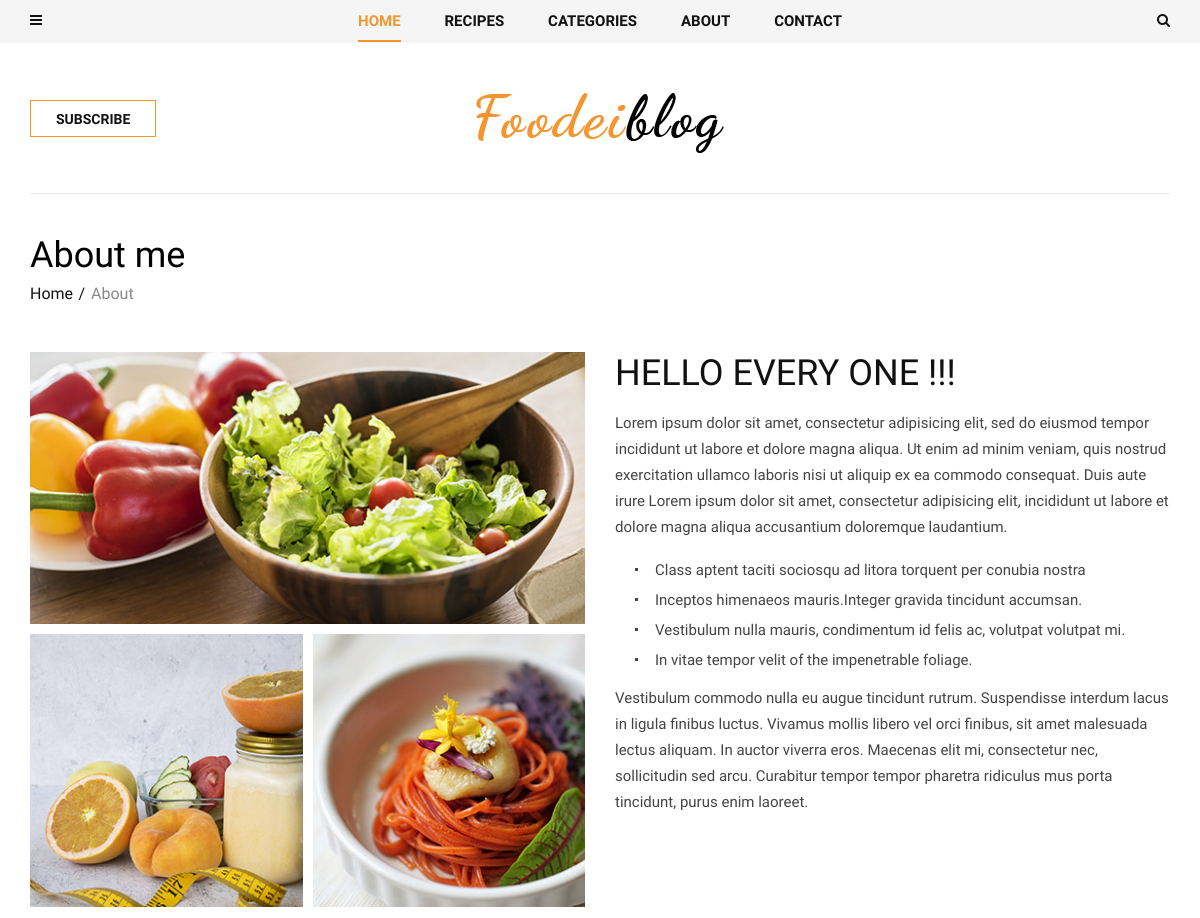
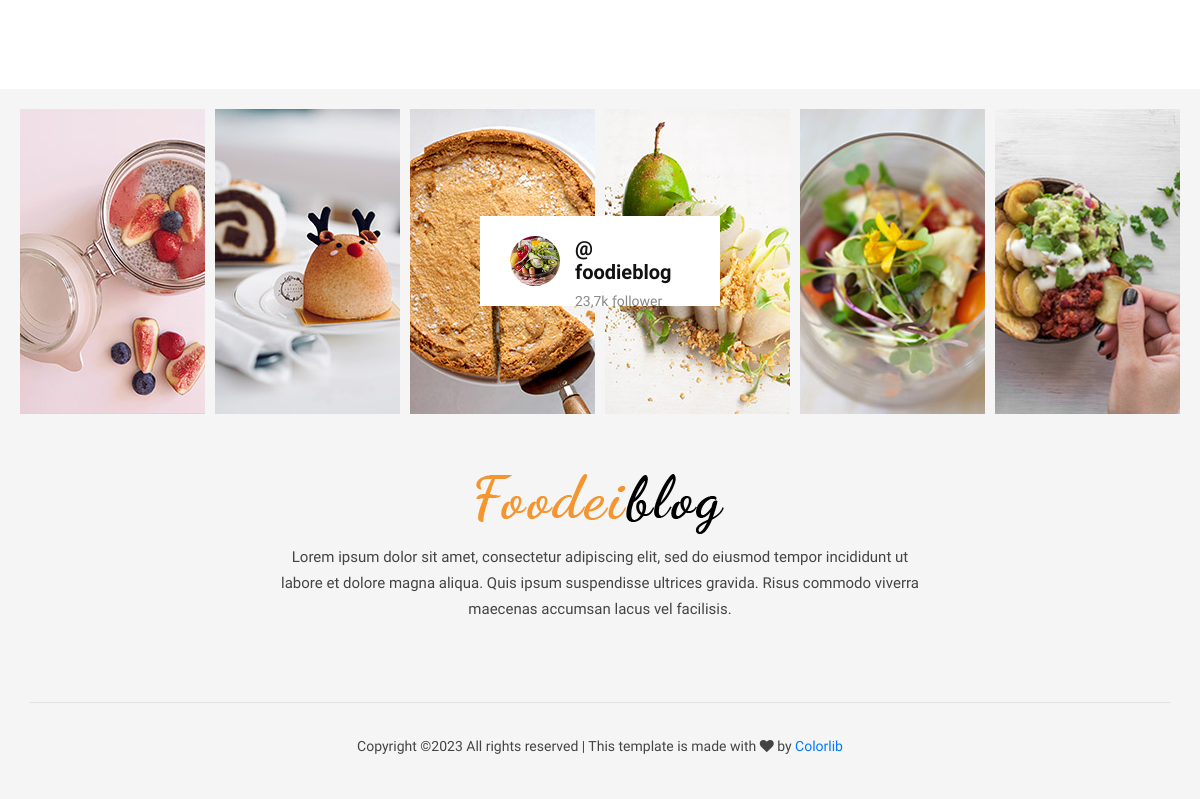
Page /about/ on the earlier database version (2 pictures, top to bottom).
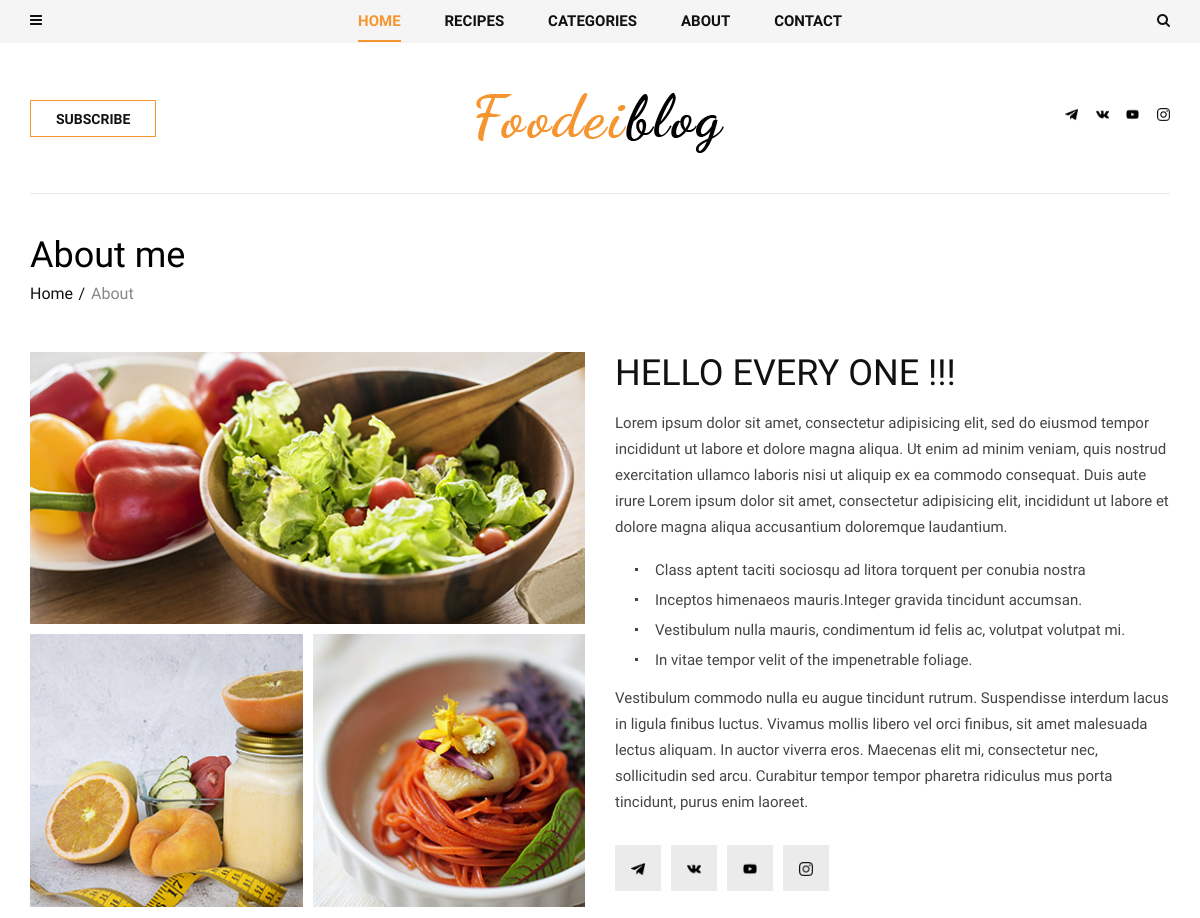
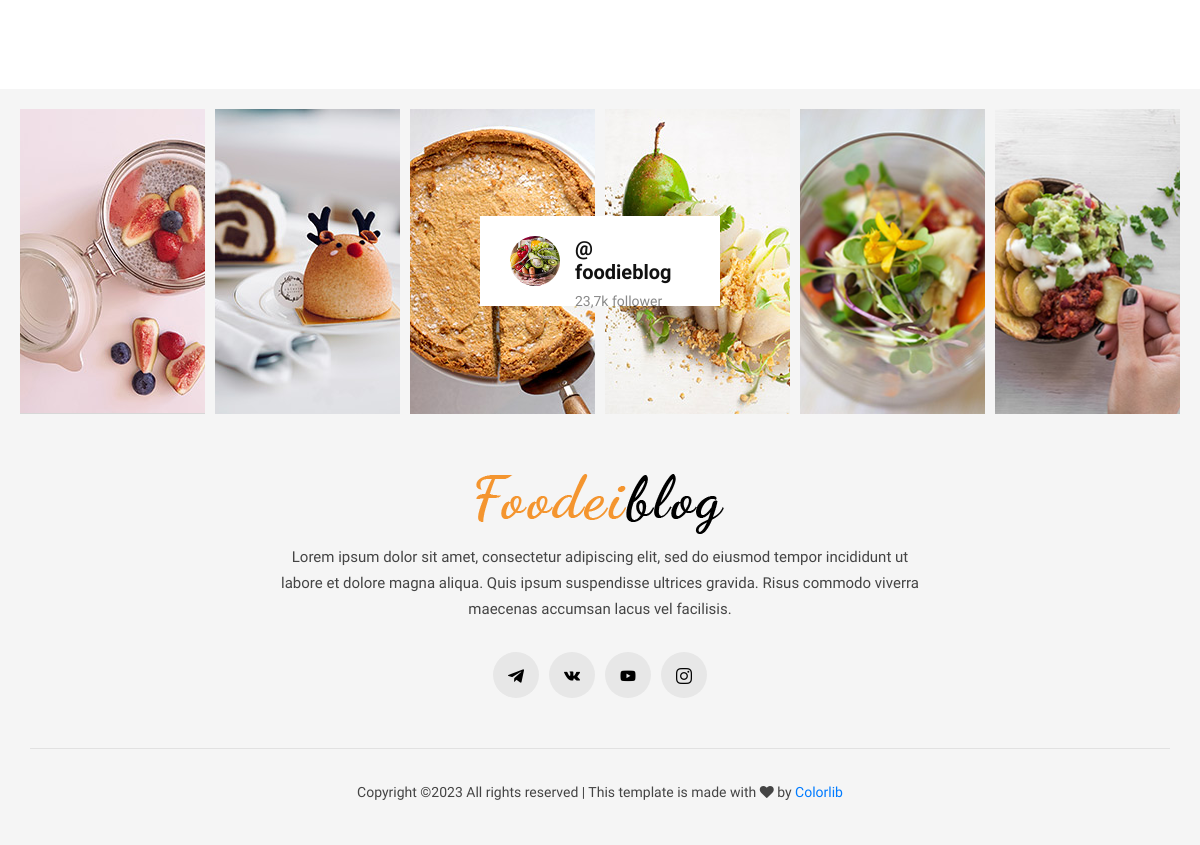
Same page on the later database version (2 pictures, top to bottom).
### contact/models.py (models this page shows)
class About(models.Model):
    title = models.CharField(max_length=200)
    text = RichTextField()
    mini_text = RichTextField()

class ImageAbout(models.Model):
    image = models.ImageField(upload_to='about/')
    page = models.ForeignKey(About, on_delete=models.CASCADE, related_name='about_images')
    alt = models.CharField(max_length=100, null=True, blank=True)

class Social(models.Model):
    icon = models.FileField(upload_to='icons/')
    link = models.URLField()
    alt = models.CharField(max_length=100, null=True, blank=True)

### contact/views.py (the view)
# urls.py: path('about/', views.AboutView.as_view(), name='about') # страница о нас
class AboutView(View):
    def get(self, request):
        about = About.objects.last() # что бы выводилась одна последняя запись
        context = {
            'about': about,
        }
        return render(request, 'contact/about.html', context)

### blog/models.py (called while the page is built)
    def get_absolute_url(self):
        return reverse('post_single', kwargs={'slug': self.category.slug, 'post_slug': self.slug})

### blog/templatetags/menu_tags.py (called while the page is built)
@register.inclusion_tag('blog/include/tags/top_menu.html')
def get_categories():
    category = Category.objects.all()
    return {'list_category': category}

@register.inclusion_tag('blog/include/tags/recipes_tag.html')
def get_last_posts():
    posts = Post.objects.select_related('category').order_by('-id')[:5]
    return {'list_last_post': posts}

### contact/templatetags/social_tags.py (called while the page is built)
@register.simple_tag()
def get_social_links():
    return Social.objects.all()

@register.simple_tag()
def get_about():
    return About.objects.last()

### templates/contact/about.html
{% extends 'base.html' %}
{% load social_tags %}
{% block content %}
<section class="about spad">
    <div class="container">
        <div class="about__text">
            <div class="row">
                <div class="col-lg-12">
                    <div class="breadcrumb__text">
                        <h2>About me</h2>
                        <div class="breadcrumb__option">
                            <a href="#">Home</a>
                            <span>About</span>
                        </div>
                    </div>
                </div>
            </div>
            <div class="row">
                <div class="col-lg-6">
                    <div class="about__pic__item__large">
                        <img src="{{ about.about_images.first.image.url }}" alt="">
                    </div>
                    <div class="about__pic">
                        {% for item in about.about_images.all %}
                        {% if forloop.counter <= 3 and forloop.counter != 1 %}
                        <div class="about__pic__item">
                            {% if item.image %}
                            <img src="{{ item.image.url }}" alt="{{ item.alt }}">
                            {% endif %}
                        </div>
                        {% endif %}
                        {% endfor %}
                    </div>
                </div>
                <div class="col-lg-6">
                    <div class="about__right__text">
                        <h2>{{ about.title }}</h2>
                        {{ about.text|safe }}
                        <div class="about__right__text__social">
                            {% get_social_links as social_link %}
                            {% for item in social_link %}
                            <a href="{{ item.link }}" target="_blank">
                                {% if item.icon %}
                                <img class="social__img" src="{{ item.icon.url }}" alt="">
                                {% endif %}
                            </a>
                            {% endfor %}
                        </div>
                    </div>
                </div>
            </div>
        </div>
    </div>
</section>
{% endblock content %}

### templates/base.html (shortened to what this page needs)
{% load static %}
<!DOCTYPE html>
<html lang="ru">
<head>
    <link rel="stylesheet" href="{% static 'css/bootstrap.min.css' %}" type="text/css">
    <link rel="stylesheet" href="{% static 'css/font-awesome.min.css' %}" type="text/css">
    <link rel="stylesheet" href="{% static 'css/elegant-icons.css' %}" type="text/css">
    <link rel="stylesheet" href="{% static 'css/owl.carousel.min.css' %}" type="text/css">
    <link rel="stylesheet" href="{% static 'css/slicknav.min.css' %}" type="text/css">
    <link rel="stylesheet" href="{% static 'css/style.css' %}" type="text/css">
</head>
<body>
    {% include 'header.html' %}
    {% block content %}
    {% endblock content %}
    {% include 'footer.html' %}
</body>
</html>

### templates/blog/include/nav/left_nav.html (shortened to what this page needs)
{% load menu_tags social_tags static %}

### templates/blog/include/tags/top_menu.html (shortened to what this page needs)
{% load mptt_tags %}
<li class="dropdown">
    <a href="#">Categories</a>
</li>

### templates/header.html
{% load static social_tags %}
<header class="header">
    <div class="header__top">
        <div class="container">
            <div class="row">
                <div class="col-lg-2 col-md-1 col-6 order-md-1 order-1">
                    <div class="header__humberger">
                        <i class="fa fa-bars humberger__open"></i>
                    </div>
                </div>
                <div class="col-lg-8 col-md-10 order-md-2 order-3">
                    {% include 'blog/include/nav/top_nav.html' %}
                </div>
                <div class="col-lg-2 col-md-1 col-6 order-md-3 order-2">
                    <div class="header__search">
                        <i class="fa fa-search search-switch"></i>
                    </div>
                </div>
            </div>
        </div>
    </div>
    <div class="container">
        <div class="row">
            <div class="col-lg-3 col-md-3">
                <div class="header__btn">
                    <a href="./signin.html" class="primary-btn">Subscribe</a>
                </div>
            </div>
            <div class="col-lg-6 col-md-6">
                <div class="header__logo">
                    <a href="/"><img src="{% static 'img/logo.png' %}" alt=""></a>
                </div>
            </div>
            <div class="col-lg-3 col-md-3">
                <div class="header__social">
                    {% get_social_links as social_link %}
                        {% for item in social_link %}
                        <a href="{{ item.link }}" target="_blank">
                            {% if item.icon %}
                            <img class="social_header_img" src="{{ item.icon.url }}" alt="">
                            {% endif %}
                        </a>
                        {% endfor %}
                </div>
            </div>
        </div>
    </div>
</header>

### templates/blog/include/nav/top_nav.html
{% load menu_tags %}
<nav class="header__menu">
    <ul>
        <li class="active"><a href="/">Home</a></li>
        {% get_last_posts %}
        {% get_categories %}
        <li><a href="{% url 'about' %}">About</a></li>
        <li><a href="{% url 'contact' %}">Contact</a></li>
    </ul>
</nav>

### templates/blog/include/tags/recipes_tag.html (shortened to what this page needs)
{% load menu_tags %}
<li><a href="#">Recipes</a>
</li>

### templates/footer.html (shortened to what this page needs)
{% load static social_tags %}
<footer class="footer">
    <div class="container-fluid">
        <div class="footer__instagram">
            <div class="footer__instagram__avatar">
                <div class="footer__instagram__avatar--pic">
                    <img src="{% static 'img/footer/instagram-avatar.jpg' %}" alt="">
                </div>
                <div class="footer__instagram__avatar--text">
                    <h5>@ foodieblog</h5>
                    <span>23,7k follower</span>
                </div>
            </div>
            <div class="row">
                <div class="col-lg-2 col-md-2 col-sm-4 col-6">
                    <div class="footer__instagram__item set-bg" data-setbg="{% static 'img/footer/ip-1.jpg' %}"></div>
                </div>
                <div class="col-lg-2 col-md-2 col-sm-4 col-6">
                    <div class="footer__instagram__item set-bg" data-setbg="{% static 'img/footer/ip-2.jpg' %}"></div>
                </div>
                <div class="col-lg-2 col-md-2 col-sm-4 col-6">
                </div>
                <div class="col-lg-2 col-md-2 col-sm-4 col-6">
                </div>
                <div class="col-lg-2 col-md-2 col-sm-4 col-6">
                    <div class="footer__instagram__item set-bg" data-setbg="{% static 'img/footer/ip-5.jpg' %}"></div>
                </div>
                <div class="col-lg-2 col-md-2 col-sm-4 col-6">
                    <div class="footer__instagram__item set-bg" data-setbg="{% static 'img/footer/ip-6.jpg' %}"></div>
                </div>
            </div>
        </div>
    </div>
    <div class="container">
        <div class="row">
            <div class="col-lg-12">
                <div class="footer__text">
                    <div class="footer__logo">
                        <a href="#"><img src="{% static 'img/logo.png' %}" alt=""></a>
                    </div>
                    <p>Lorem ipsum dolor sit amet, consectetur adipiscing elit, sed do eiusmod tempor incididunt
                        ut<br/> labore et dolore magna aliqua. Quis ipsum suspendisse ultrices gravida. Risus
                        commodo viverra<br/> maecenas accumsan lacus vel facilisis. </p>
                    <div class="footer__social">
                        {% get_social_links as social_link %}
                        {% for item in social_link %}
                        <a href="{{ item.link }}" target="_blank">
                            {% if item.icon %}
                            <img class="social__footer__img" src="{{ item.icon.url }}" alt="">
                            {% endif %}
                        </a>
                        {% endfor %}
                    </div>
                </div>
                <div class="footer__copyright">
                    <p>
                        Copyright &copy;<script>document.write(new Date().getFullYear());</script>
                        All rights reserved | This template is made with <i class="fa fa-heart" aria-hidden="true"></i> by <a href="https://colorlib.com" target="_blank">Colorlib</a>
                        </p>
                </div>
            </div>
        </div>
    </div>
</footer>

Differences in the rows shown:
added Social: icon (picture)
added Social: icon (picture)
added Social: icon (picture)
added Social: icon (picture)
